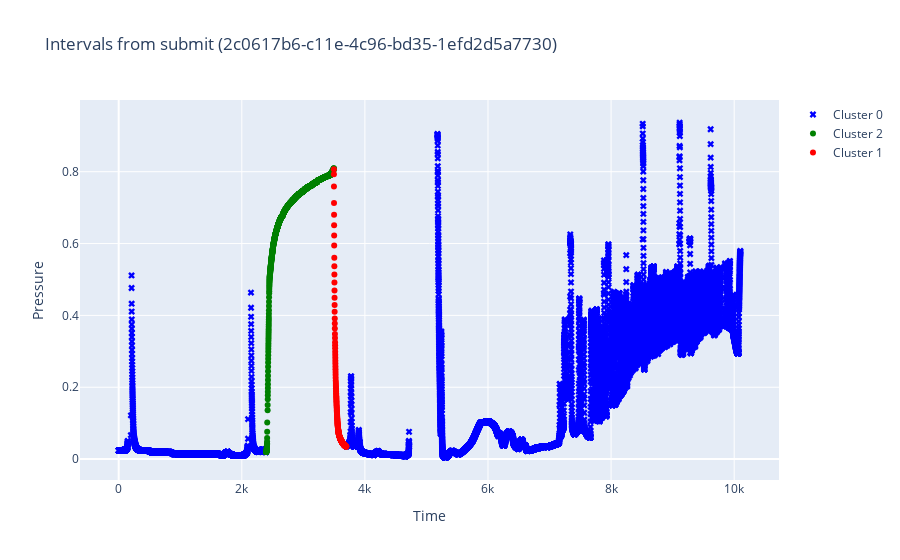

The notebook cell this image was saved under:
### Markdown cell above
## Обработанная кластеризация

### Code cell
plot_data_from_submit(clust_df, filename, SUBMIT_OUTPUT_PATH)

### Figure 1 — Plotly figure (JSON) as saved in the notebook; plotly's stock layout.template omitted (floating-point values rounded to 4 significant figures; data arrays with more than 128 entries replaced by an {"elided": "..."} marker saying what was removed)
{"data": [{"marker": {"color": "blue", "size": 6, "symbol": "x"}, "mode": "markers", "name": "Cluster 0", "type": "scatter", "x": {"elided": "16157 float values"}, "y": {"elided": "16157 float values"}}, {"marker": {"color": "green", "size": 6, "symbol": "circle"}, "mode": "markers", "name": "Cluster 2", "type": "scatter", "x": {"elided": "1460 float values"}, "y": {"elided": "1460 float values"}}, {"marker": {"color": "red", "size": 6, "symbol": "circle"}, "mode": "markers", "name": "Cluster 1", "type": "scatter", "x": {"elided": "261 float values"}, "y": {"elided": "261 float values"}}], "layout": {"showlegend": true, "title": {"text": "Intervals from submit (2c0617b6-c11e-4c96-bd35-1efd2d5a7730)"}, "xaxis": {"title": {"text": "Time"}}, "yaxis": {"title": {"text": "Pressure"}}}}
